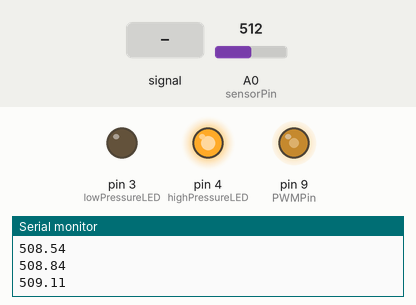
The sketch below on a simulated Arduino Uno, built with avr-gcc and run on an emulated ATmega328P. Parts: output pins drawn as LEDs (lit = HIGH), the last lines printed to the serial monitor. The test bench sets the inputs (shaded band); at power-on: A0 (sensorPin) = 512.

Above: at 1.2 s.
1.3 s: A0 (sensorPin) fed a 200 Hz sine of ±460 counts around its level
At 2.9 s:
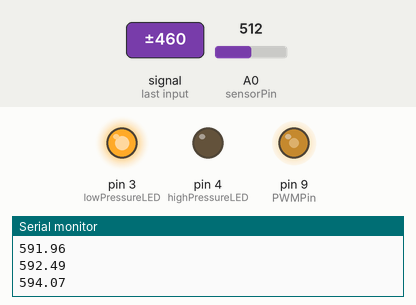
4.3 s: A0 (sensorPin) set to 490
At 5.7 s:
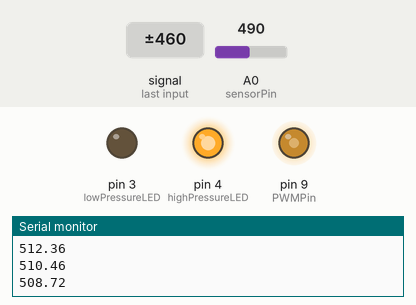
6.0 s: A0 (sensorPin) set to 566
9.0 s: A0 (sensorPin) set to 577
At 10.7 s:
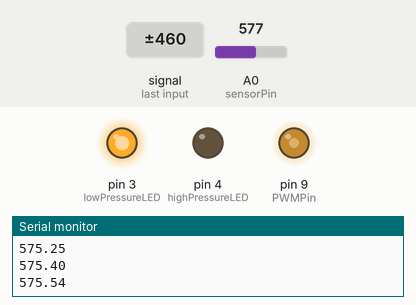
Timing chart, 0 to 12.2 s (numbered marks = the images above; inputs shaded):
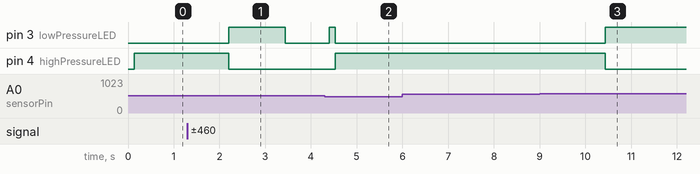

Measured:
- the behaviour switches between 576 and 577 on A0 (sensorPin) (found by bisection; images 2 and 3)
- after the input at 1.3 s, pin 3 (lowPressureLED): LOW → HIGH after 0.90 s, → LOW 1.2 s later; pin 4 (highPressureLED): HIGH → LOW after 0.90 s
- after the input at 4.3 s, pin 3 (lowPressureLED): LOW → HIGH after 0.10 s, → LOW 0.14 s later; pin 4 (highPressureLED): LOW → HIGH after 0.23 s
- after the input at 9.0 s, pin 3 (lowPressureLED): LOW → HIGH after 1.4 s; pin 4 (highPressureLED): HIGH → LOW after 1.4 s

The sketch:

StreamVoltageData.ino
```cpp
/*
Max Tree
XO-NANO
1/26/22

This code reads pressure sensor data output, calculates  the root-mean-square
of the data, filters the rms voltages, and then the output is output from the
Arduino Uno by UART. Use the Serial Plotter or Serial Monitor tools to view
the live stream data.

An extra feature of this code is an LED setup. Set the lowPressureRMSThresh
and the highPressureRMSThresh to determine the pressure at which each LED
will light.

This code is designed for an Arduino Uno.

For the connection diagram between an Arduino Uno and an XO-NANO pressure
sensor, see Pressure Sensor Instructions.docx at
https://github.com/XOnanoSmartfoam/Dev-Kit-Resources/blob/main/Single%20Sensor%20Pressure%20Demonstration/CalibrateXOnanoPressureSensor.ino
*/

/****** User Inputs Section ******/
/* Arduino Settings */
int sensorPin = A0;
int lowPressureLED = 3;
int highPressureLED = 4;
//for the PWM pin, see setup() function.
/* XO-NANO Pressure Sensor Settings */
float VrmsSampleLimit = 500;
int lowPressureRMSThresh = 600;
int highPressureRMSThresh = 575;
float cutoffFreq = 1.0;  //Hz.
float sampPeriod = 0.093;  //s. This number is from the timestamp of the Arduino IDE Serial Monitor tool.
/****** End User Inputs Section ******/


/* Initialize Variables */
float sensorValue = 0;
float Vrms = 0;
float Vrmsd_1 = 0;
float Vrmsf = 500;   // "f" stands for filtered. Initialize this high to decrease filter warm up time.


void setup() {float Vrmsd_1 = 0; // "d_1 stands for delayed 1.

  Serial.begin(9600); // Set Baud rate.
  int PWMPin = 9;
  analogWrite(PWMPin, 127); //50% Duty Cycle.
  pinMode(lowPressureLED, OUTPUT);
  pinMode(highPressureLED, OUTPUT);
  Vrmsd_1 = calculate_Vrms();
}


float calculate_Vrms()
{
  float V = 0;
  for (int i = 0; i < VrmsSampleLimit; i++)
  {
    sensorValue =  analogRead(sensorPin);
    V = V + sensorValue*sensorValue;
  }

  V = V/VrmsSampleLimit;
  V = sqrt(V);

  return V;
}

void LED_check(float Vrms)
{
  if (Vrms < highPressureRMSThresh)
  {
    digitalWrite(highPressureLED, HIGH);
    digitalWrite(lowPressureLED, LOW);
  }
  else if (Vrms < lowPressureRMSThresh)
  {
    digitalWrite(highPressureLED, LOW);
    digitalWrite(lowPressureLED, HIGH);
  }
  else
  {
    digitalWrite(highPressureLED, LOW);
    digitalWrite(lowPressureLED, LOW);
  }
}

float lpf(float fc, float Ts, float y, float yd_1, float yfd_1) // fc is cutoff freq (Hz), Ts is sampling period (s).
{                                                               // y is raw data and yf is filtered data and the d terms are delayed terms.
  return (fc*y + yfd_1/Ts)/(1/Ts+fc);                           //derived by converting lpf lapace domain into time domain and assuming yf_dot = (yf-yfd_1)/Ts.
}

void loop()
{
  Vrms = calculate_Vrms();
  Vrmsf = lpf(cutoffFreq, sampPeriod, Vrms, Vrmsd_1, Vrmsf);
  Serial.println(Vrmsf);
  LED_check(Vrmsf);
  //update the delayed terms.
  Vrmsd_1 = Vrms;
}
```
